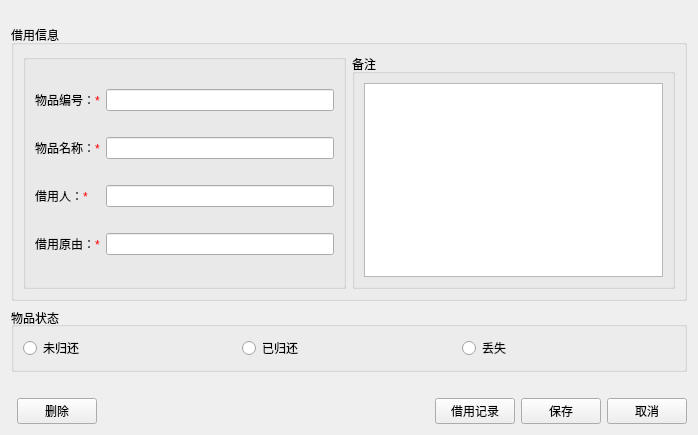
<?xml version="1.0" encoding="UTF-8"?>
<ui version="4.0">
 <class>CEditInfoDialog</class>
 <widget class="QWidget" name="CEditInfoDialog">
  <property name="geometry">
   <rect>
    <x>0</x>
    <y>0</y>
    <width>698</width>
    <height>435</height>
   </rect>
  </property>
  <property name="sizePolicy">
   <sizepolicy hsizetype="Preferred" vsizetype="Preferred">
    <horstretch>0</horstretch>
    <verstretch>0</verstretch>
   </sizepolicy>
  </property>
  <property name="windowTitle">
   <string>Form</string>
  </property>
  <layout class="QGridLayout" name="gridLayout_2">
   <property name="topMargin">
    <number>25</number>
   </property>
   <item row="1" column="0" colspan="2">
    <widget class="QGroupBox" name="groupBox_status">
     <property name="title">
      <string>物品状态</string>
     </property>
     <property name="alignment">
      <set>Qt::AlignLeading|Qt::AlignLeft|Qt::AlignVCenter</set>
     </property>
     <layout class="QHBoxLayout" name="horizontalLayout_2">
      <item>
       <widget class="QRadioButton" name="radioBtn_notReturned">
        <property name="text">
         <string>未归还</string>
        </property>
       </widget>
      </item>
      <item>
       <widget class="QRadioButton" name="radioBtn_returned">
        <property name="text">
         <string>已归还</string>
        </property>
       </widget>
      </item>
      <item>
       <widget class="QRadioButton" name="radioBtn_lost">
        <property name="text">
         <string>丢失</string>
        </property>
       </widget>
      </item>
     </layout>
    </widget>
   </item>
   <item row="3" column="1">
    <layout class="QHBoxLayout" name="horizontalLayout_3">
     <item>
      <widget class="QPushButton" name="btn_delete">
       <property name="text">
        <string>删除</string>
       </property>
      </widget>
     </item>
     <item>
      <spacer name="horizontalSpacer">
       <property name="orientation">
        <enum>Qt::Horizontal</enum>
       </property>
       <property name="sizeHint" stdset="0">
        <size>
         <width>40</width>
         <height>20</height>
        </size>
       </property>
      </spacer>
     </item>
     <item>
      <widget class="QPushButton" name="btn_history">
       <property name="text">
        <string>借用记录</string>
       </property>
      </widget>
     </item>
     <item>
      <widget class="QPushButton" name="btn_save">
       <property name="text">
        <string>保存</string>
       </property>
      </widget>
     </item>
     <item>
      <widget class="QPushButton" name="btn_cancel">
       <property name="text">
        <string>取消</string>
       </property>
      </widget>
     </item>
    </layout>
   </item>
   <item row="0" column="0" colspan="2">
    <widget class="QGroupBox" name="groupBox_main">
     <property name="title">
      <string>借用信息</string>
     </property>
     <layout class="QHBoxLayout" name="horizontalLayout">
      <item>
       <widget class="QGroupBox" name="groupBox_info">
        <property name="title">
         <string/>
        </property>
        <property name="alignment">
         <set>Qt::AlignLeading|Qt::AlignLeft|Qt::AlignVCenter</set>
        </property>
        <layout class="QGridLayout" name="gridLayout">
         <item row="3" column="1">
          <widget class="QLineEdit" name="lineEdit_reason">
           <property name="contextMenuPolicy">
            <enum>Qt::NoContextMenu</enum>
           </property>
          </widget>
         </item>
         <item row="3" column="0">
          <widget class="QLabel" name="label_5">
           <property name="text">
            <string>&lt;html&gt;&lt;head/&gt;&lt;body&gt;&lt;p&gt;借用原由：&lt;span style='color:red'&gt;*&lt;/span&gt;&lt;/p&gt;&lt;/body&gt;&lt;/html&gt;</string>
           </property>
           <property name="alignment">
            <set>Qt::AlignJustify|Qt::AlignVCenter</set>
           </property>
          </widget>
         </item>
         <item row="0" column="0">
          <widget class="QLabel" name="label">
           <property name="text">
            <string>&lt;html&gt;&lt;head/&gt;&lt;body&gt;&lt;p&gt;物品编号：&lt;span style='color:red'&gt;*&lt;/span&gt;&lt;/p&gt;&lt;/body&gt;&lt;/html&gt;</string>
           </property>
           <property name="alignment">
            <set>Qt::AlignJustify|Qt::AlignVCenter</set>
           </property>
          </widget>
         </item>
         <item row="1" column="0">
          <widget class="QLabel" name="label_2">
           <property name="text">
            <string>&lt;html&gt;&lt;head/&gt;&lt;body&gt;&lt;p&gt;物品名称：&lt;span style='color:red'&gt;*&lt;/span&gt;&lt;/p&gt;&lt;/body&gt;&lt;/html&gt;</string>
           </property>
           <property name="alignment">
            <set>Qt::AlignJustify|Qt::AlignVCenter</set>
           </property>
          </widget>
         </item>
         <item row="0" column="1">
          <widget class="QLineEdit" name="lineEdit_productId">
           <property name="contextMenuPolicy">
            <enum>Qt::NoContextMenu</enum>
           </property>
          </widget>
         </item>
         <item row="2" column="1">
          <widget class="QLineEdit" name="lineEdit_browerName">
           <property name="contextMenuPolicy">
            <enum>Qt::NoContextMenu</enum>
           </property>
          </widget>
         </item>
         <item row="1" column="1">
          <widget class="QLineEdit" name="lineEdit_productName">
           <property name="contextMenuPolicy">
            <enum>Qt::NoContextMenu</enum>
           </property>
          </widget>
         </item>
         <item row="2" column="0">
          <widget class="QLabel" name="label_3">
           <property name="text">
            <string>&lt;html&gt;&lt;head/&gt;&lt;body&gt;&lt;p&gt;借用人：&lt;span style='color:red'&gt;*&lt;/span&gt;&lt;/p&gt;&lt;/body&gt;&lt;/html&gt;</string>
           </property>
           <property name="alignment">
            <set>Qt::AlignJustify|Qt::AlignVCenter</set>
           </property>
          </widget>
         </item>
        </layout>
       </widget>
      </item>
      <item>
       <widget class="QGroupBox" name="groupBox_mark">
        <property name="title">
         <string>备注</string>
        </property>
        <layout class="QVBoxLayout" name="verticalLayout">
         <item>
          <widget class="QPlainTextEdit" name="textEdit_mark">
           <property name="contextMenuPolicy">
            <enum>Qt::NoContextMenu</enum>
           </property>
          </widget>
         </item>
        </layout>
       </widget>
      </item>
     </layout>
    </widget>
   </item>
   <item row="2" column="1">
    <widget class="QLabel" name="label_4">
     <property name="text">
      <string/>
     </property>
    </widget>
   </item>
  </layout>
 </widget>
 <resources/>
 <connections/>
</ui>
